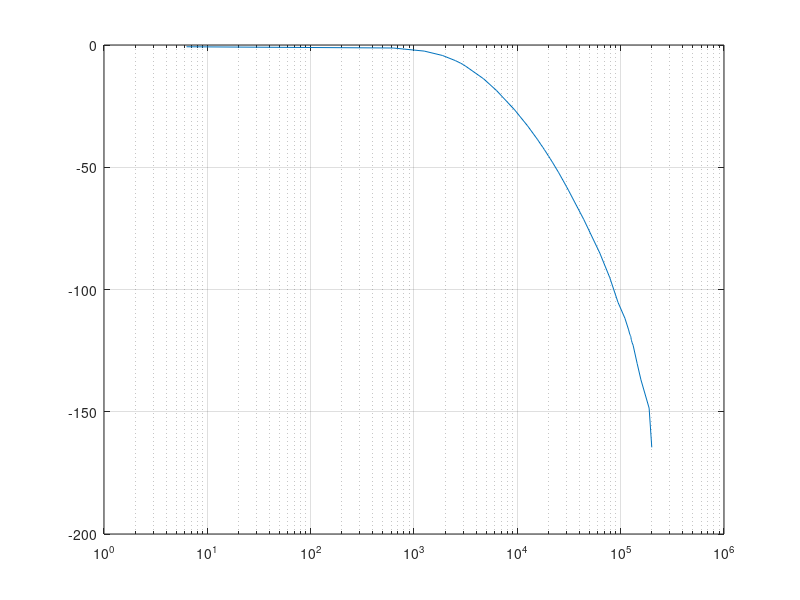

This figure's MATLAB source: (Note: this script raises an error after producing the figure.)
freq = [1;
100;
200;
300;
400;
450;
477;
500;
750;
1000;
1500;
2000;
2500;
2700;
2800;
2900;
3000;
3100;
3183;
3200;
3300;
3500;
4000;
4770;
5000;
7000;
10000;
12500;
15000;
17500;
19000;
19500;
19700;
19800;
19900;
20000;
20100;
20200;
20300;
20500;
21000;
23000;
25000;
30000;
31830];

w = 2*pi.*freq;

H = [0.964411027568922;
0.940763052208835;
0.882914572864322;
0.807247106190236;
0.726861167002012;
0.689516129032258;
0.669354838709678;
0.651080945198592;
0.501149367088608;
0.394508113590264;
0.265097236438076;
0.191319875776398;
0.144420062695925;
0.129994758909853;
0.123964248159832;
0.118046340179042;
0.112616033755274;
0.107444561774023;
0.103313953488372;
0.102681121099947;
0.09823093220339;
0.090100902814658;
0.073475935828877;
0.055016129032258;
0.050770889487871;
0.028171397379913;
0.014183617372182;
0.008562741846324;
0.005180255130338;
0.003740288568257;
0.002952275249723;
0.002694444444444;
0.002638888888889;
0.002627777777778;
0.002583333333333;
0.002538975501114;
0.002444444444444;
0.002416666666667;
0.002361111111111;
0.002284602556976;
0.002155555555556;
0.00147859922179;
0.001063474387528;
0.000596100278552;
0.000267111853088];

F = 20.*log(H);
figure(1)
semilogx(w,F); grid;

figure(2)
proj1;

